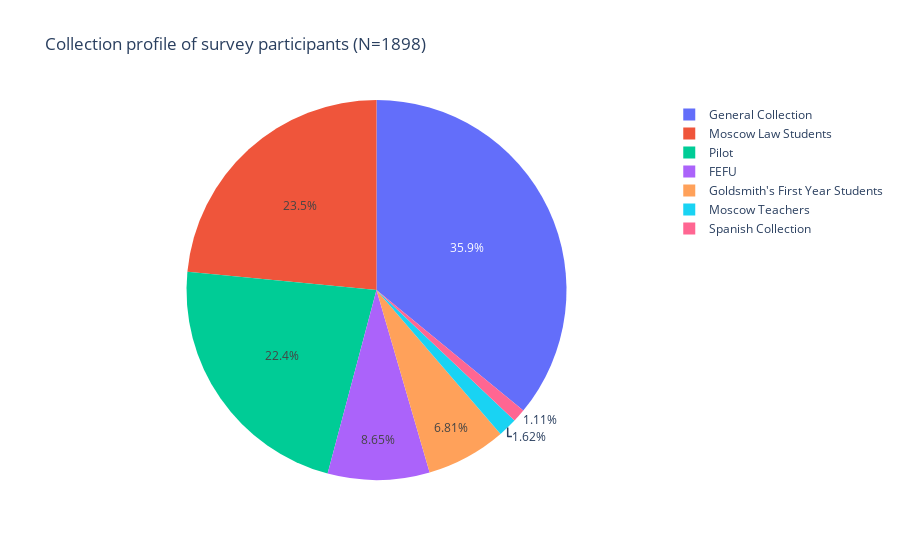

This figure's notebook cell:
### Markdown cell above
This is a Russian language prevalent sample.

### Code cell
# collection profile

temp_series = pdx['Collection'].value_counts()
labels = (np.array(temp_series.index))
sizes = (np.array((temp_series / temp_series.sum())*100))

trace = go.Pie(labels=labels, values=sizes)
layout = go.Layout(
    title='Collection profile of survey participants (N={})'.format(len(large_df.id.unique()))
)
data = [trace]
fig = go.Figure(data=data, layout=layout)
py.iplot(fig)

### Figure 1 — Plotly figure (JSON) as saved in the notebook; plotly's stock layout.template omitted (floating-point values rounded to 4 significant figures)
{"data": [{"labels": ["General Collection", "Moscow Law Students", "Pilot", "FEFU", "Goldsmith's First Year Students", "Moscow Teachers", "Spanish Collection"], "type": "pie", "values": [35.95, 23.46, 22.4, 8.653, 6.81, 1.617, 1.114]}], "layout": {"title": {"text": "Collection profile of survey participants (N=1898)"}}}
